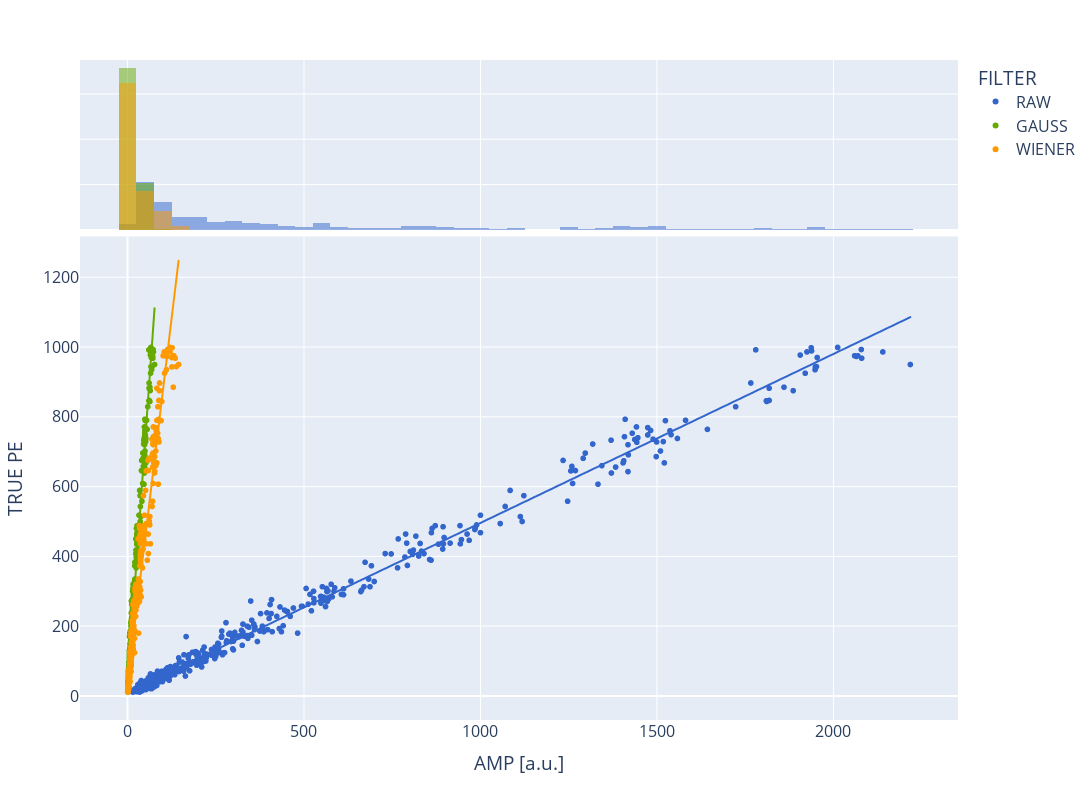

Here is the notebook cell this chart was saved with:
### Code cell
fig = px.scatter(data_frame=df[(df['TRUE PE'] > 10)*(df['TRUE PE'] < 1000)], y='TRUE PE', x="AMP [a.u.]",
color='FILTER',color_discrete_map=color_map, marginal_x='histogram',trendline="ols")
fig.update_layout(autosize=False,width=1500,height=800,font=dict(size=16))
fig.show()

results = px.get_trendline_results(fig)
# print(results)
results.query("FILTER == 'GAUSS'").px_fit_results.iloc[0].summary()

### Figure 1 — Plotly figure (JSON) as saved in the notebook; plotly's stock layout.template omitted (floating-point values rounded to 4 significant figures; data arrays with more than 128 entries replaced by an {"elided": "..."} marker saying what was removed)
{"data": [{"hovertemplate": "FILTER=RAW<br>AMP [a.u.]=%{x}<br>TRUE PE=%{y}<extra></extra>", "legendgroup": "RAW", "marker": {"color": "#3366CC", "symbol": "circle"}, "mode": "markers", "name": "RAW", "showlegend": true, "type": "scattergl", "x": {"elided": "460 int values"}, "xaxis": "x", "y": {"elided": "460 int values"}, "yaxis": "y"}, {"alignmentgroup": "True", "bingroup": "x", "hovertemplate": "FILTER=RAW<br>AMP [a.u.]=%{x}<br>count=%{y}<extra></extra>", "legendgroup": "RAW", "marker": {"color": "#3366CC"}, "name": "RAW", "offsetgroup": "RAW", "opacity": 0.5, "showlegend": false, "type": "histogram", "x": {"elided": "460 int values"}, "xaxis": "x2", "yaxis": "y2"}, {"hovertemplate": "<b>OLS trendline</b><br>TRUE PE = 0.484302 * AMP [a.u.] + 11.5381<br>R<sup>2</sup>=0.991389<br><br>FILTER=RAW<br>AMP [a.u.]=%{x}<br>TRUE PE=%{y} <b>(trend)</b><extra></extra>", "legendgroup": "RAW", "marker": {"color": "#3366CC", "symbol": "circle"}, "mode": "lines", "name": "RAW", "showlegend": false, "type": "scattergl", "x": {"elided": "460 int values"}, "xaxis": "x", "y": {"elided": "460 float values"}, "yaxis": "y"}, {"hovertemplate": "FILTER=GAUSS<br>AMP [a.u.]=%{x}<br>TRUE PE=%{y}<extra></extra>", "legendgroup": "GAUSS", "marker": {"color": "#66AA00", "symbol": "circle"}, "mode": "markers", "name": "GAUSS", "showlegend": true, "type": "scattergl", "x": {"elided": "460 float values"}, "xaxis": "x", "y": {"elided": "460 int values"}, "yaxis": "y"}, {"alignmentgroup": "True", "bingroup": "x", "hovertemplate": "FILTER=GAUSS<br>AMP [a.u.]=%{x}<br>count=%{y}<extra></extra>", "legendgroup": "GAUSS", "marker": {"color": "#66AA00"}, "name": "GAUSS", "offsetgroup": "GAUSS", "opacity": 0.5, "showlegend": false, "type": "histogram", "x": {"elided": "460 float values"}, "xaxis": "x2", "yaxis": "y2"}, {"hovertemplate": "<b>OLS trendline</b><br>TRUE PE = 14.2091 * AMP [a.u.] + 22.4639<br>R<sup>2</sup>=0.986937<br><br>FILTER=GAUSS<br>AMP [a.u.]=%{x}<br>TRUE PE=%{y} <b>(trend)</b><extra></extra>", "legendgroup": "GAUSS", "marker": {"color": "#66AA00", "symbol": "circle"}, "mode": "lines", "name": "GAUSS", "showlegend": false, "type": "scattergl", "x": {"elided": "460 float values"}, "xaxis": "x", "y": {"elided": "460 float values"}, "yaxis": "y"}, {"hovertemplate": "FILTER=WIENER<br>AMP [a.u.]=%{x}<br>TRUE PE=%{y}<extra></extra>", "legendgroup": "WIENER", "marker": {"color": "#FF9900", "symbol": "circle"}, "mode": "markers", "name": "WIENER", "showlegend": true, "type": "scattergl", "x": {"elided": "460 float values"}, "xaxis": "x", "y": {"elided": "460 int values"}, "yaxis": "y"}, {"alignmentgroup": "True", "bingroup": "x", "hovertemplate": "FILTER=WIENER<br>AMP [a.u.]=%{x}<br>count=%{y}<extra></extra>", "legendgroup": "WIENER", "marker": {"color": "#FF9900"}, "name": "WIENER", "offsetgroup": "WIENER", "opacity": 0.5, "showlegend": false, "type": "histogram", "x": {"elided": "460 float values"}, "xaxis": "x2", "yaxis": "y2"}, {"hovertemplate": "<b>OLS trendline</b><br>TRUE PE = 8.39047 * AMP [a.u.] + 34.0348<br>R<sup>2</sup>=0.961595<br><br>FILTER=WIENER<br>AMP [a.u.]=%{x}<br>TRUE PE=%{y} <b>(trend)</b><extra></extra>", "legendgroup": "WIENER", "marker": {"color": "#FF9900", "symbol": "circle"}, "mode": "lines", "name": "WIENER", "showlegend": false, "type": "scattergl", "x": {"elided": "460 float values"}, "xaxis": "x", "y": {"elided": "460 float values"}, "yaxis": "y"}], "layout": {"autosize": false, "barmode": "overlay", "font": {"size": 16}, "height": 800, "legend": {"title": {"text": "FILTER"}, "tracegroupgap": 0}, "margin": {"t": 60}, "width": 1500, "xaxis": {"anchor": "y", "domain": [0, 1], "title": {"text": "AMP [a.u.]"}}, "xaxis2": {"anchor": "y2", "domain": [0, 1], "matches": "x", "showgrid": true, "showticklabels": false}, "yaxis": {"anchor": "x", "domain": [0, 0.7326], "title": {"text": "TRUE PE"}}, "yaxis2": {"anchor": "x2", "domain": [0.7426, 1], "matches": "y2", "showgrid": true, "showline": false, "showticklabels": false, "ticks": ""}}}
